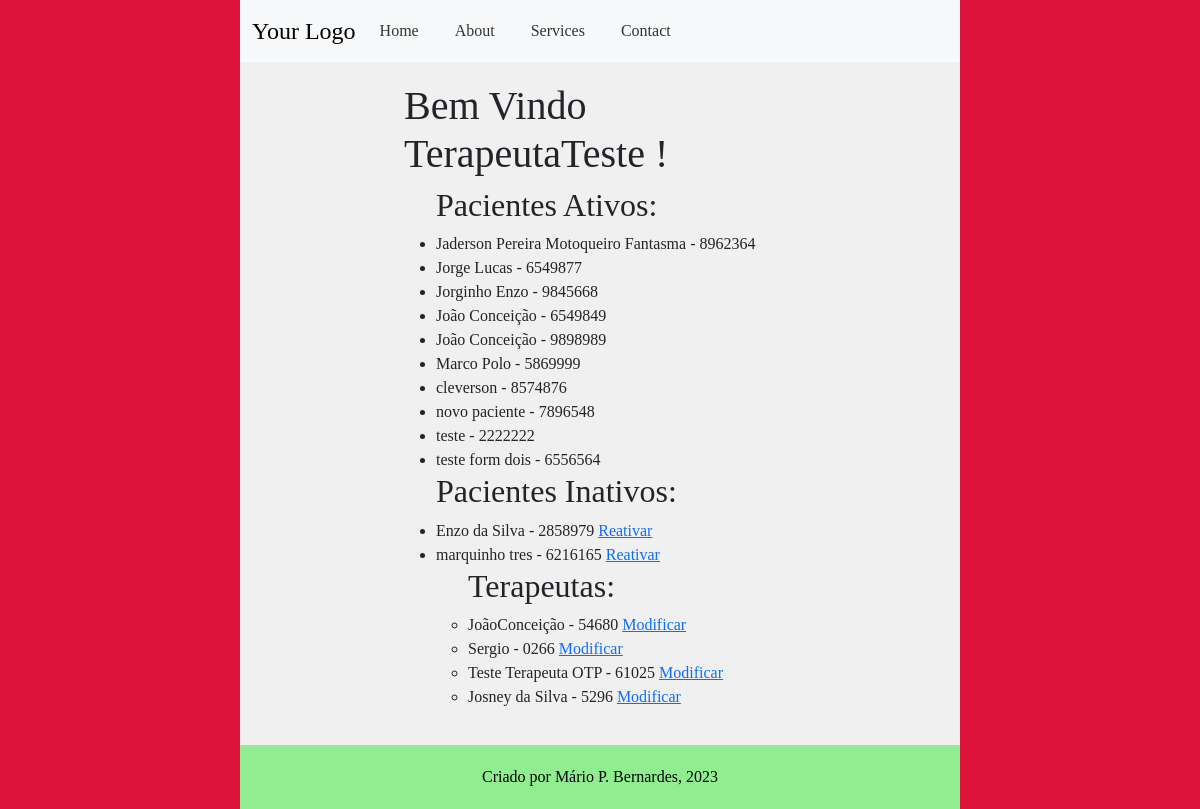
The page /main/indice_cadastros (signed in) on the database its author committed.
### accounts/models.py (models this page shows, shortened)
class CustomUser(AbstractUser):
    email = models.EmailField(unique=True, verbose_name='Email')
    phone_number = models.CharField(max_length=11, unique=True, verbose_name='Telefone', validators=[
        validate_numbers, MinLengthValidator(limit_value=11), MaxLengthValidator(limit_value=11)
    ])
    require_otp_login = models.BooleanField(null=False, default=True)  # TODO trocar pra False
    otp = models.CharField(max_length=6, null=True, blank=True)

### main/models.py (models this page shows, shortened)
class CadastroPacientes(models.Model):
    nome = models.CharField(verbose_name='Nome do Paciente', max_length=100,
                            validators=[validate_letters, MinLengthValidator(limit_value=5)])
    prontuario_numero = models.CharField(verbose_name='Nº de Prontuario', max_length=7,
                                         unique=True, validators=[validate_numbers, MinLengthValidator(limit_value=7)]
                                         )
    nascimento = models.DateField(verbose_name='Data de Nascimento', help_text='dd/mm/aaaa',
                                  validators=[validate_date_past])
    responsavel_legal = models.CharField(verbose_name='Responsável Legal', max_length=100,
                                         null=True, blank=True, validators=[validate_letters,
                                                                            MinLengthValidator(limit_value=5)])
    cpf_responsavel_legal = models.CharField(verbose_name='CPF do Responsável', max_length=11, blank=True, null=True,
                                             validators=[validate_numbers, MinLengthValidator(limit_value=11)])
    data_inicio = models.DateField(verbose_name='Data de Inicio', help_text='dd/mm/aaaa')
    data_final = models.DateField(verbose_name='Data do Desligamento', help_text='dd/mm/aaaa', blank=True, null=True,
                                  validators=[validate_date_past])
    desligado = models.BooleanField(verbose_name='Desligado', help_text='Paciente desligado', default=False)
    cpf_numero = models.CharField(verbose_name='CPF', max_length=11, unique=True,
                                  help_text="CPF de menores consta na Certidão de nascimento",
                                  validators=[validate_numbers, MinLengthValidator(limit_value=11)])
    MOD_CHOICES = (
        (0, 'Individual'),
        (1, 'Grupo'),
        (2, 'Casal'),
    )
    modalidade_atendimento = models.IntegerField(verbose_name='Modalidade', choices=MOD_CHOICES)
    grupo = models.ForeignKey(
        'CadastroGrupos',
        related_name='membros',
        on_delete=models.PROTECT,
        blank=True,
        null=True
    )
    convenio = models.ForeignKey(
        'ConveniosAceitos',
        related_name='pacientes',
        on_delete=models.PROTECT
    )
    carteirinha_convenio = models.CharField(verbose_name='Número do Convênio',
                                            max_length=50, blank=True, null=True,
                                            validators=[validate_numbers, MinLengthValidator(limit_value=7)])
    terapeuta = models.ForeignKey(
        'CadastroProfissionais',
        related_name='pacientes',
        on_delete=models.PROTECT
    )
    endereco_rua = models.CharField(verbose_name='Endereço', max_length=100,
                                    validators=[MinLengthValidator(limit_value=10)])
    endereco_bairro = models.CharField(verbose_name='Bairro', max_length=50,
                                       validators=[MinLengthValidator(limit_value=3)])
    endereco_numero = models.CharField(verbose_name='Número', max_length=7, validators=[validate_numbers])
    endereco_complemento = models.CharField(verbose_name='Complemento', max_length=100,
                                            validators=[MinLengthValidator(limit_value=4)])
    telefone_numero = models.CharField(verbose_name='Telefone', max_length=11,
                                       validators=[validate_numbers, MinLengthValidator(limit_value=11)])
    cidade = models.CharField(verbose_name='Cidade', max_length=100, validators=[validate_letters,
                                                                                 MinLengthValidator(limit_value=3)])
    cep_numero = models.CharField(verbose_name='CEP', max_length=8, validators=[validate_numbers,
                                                                                MinLengthValidator(limit_value=8)])
    email = models.EmailField(verbose_name='E-mail')
    observacoes = models.TextField(verbose_name='Observações', blank=True, null=True)
    objects = models.Manager()
    class Meta:
        verbose_name = 'Paciente'
        verbose_name_plural = 'Pacientes'
        ordering = ["nome"]
        permissions = [
            ('transfer_pac', 'Transferir Paciente (Terapeutas)'),
            ('deslig_pac', 'Desligar Paciente (Terapeutas)'),
            ('add_pac_group', 'Adicionar Paciente a Grupo (Terapeutas')
        ]

class CadastroProfissionais(models.Model):
    nome = models.CharField(verbose_name='Nome', max_length=100,
                            unique=True, editable=True, validators=[validate_letters])
    conselho_codigo = models.CharField(verbose_name='CRP', max_length=5, unique=True,
                                       editable=True, validators=[validate_numbers])
    STATUS_POS_CHOICES = (
        (0, 'Nível 1 - Incompleto'),
        (1, 'Nível 1 - Completo'),
        (2, 'Nível 2 - Incompleto'),
        (3, 'Nível 2 - Completo'),
        (4, 'Nível 3 - Incompleto'),
        (5, 'Nível 3 - Completo'),
    )
    pos_grad_status = models.IntegerField(verbose_name='Status Pós', choices=STATUS_POS_CHOICES, default=0)
    unimed_codigo = models.CharField(verbose_name='Número cadastro Unimed', max_length=6,
                                     unique=True, editable=True, validators=[validate_numbers])
    email = models.EmailField(verbose_name='Email', editable=True)
    telefone_numero = models.CharField(verbose_name='Telefone', max_length=11,
                                       editable=True, validators=[validate_numbers])
    endereco_rua = models.CharField(verbose_name='Endereço', max_length=100)
    endereco_bairro = models.CharField(verbose_name='Bairro', max_length=50)
    endereco_numero = models.CharField(verbose_name='Número', max_length=7, validators=[validate_numbers])
    endereco_complemento = models.CharField(verbose_name='Complemento', max_length=100)
    cidade = models.CharField(verbose_name='Cidade', max_length=20, validators=[validate_letters,
                                                                                MinLengthValidator(limit_value=3)])
    cep_numero = models.CharField(verbose_name='CEP', max_length=8, validators=[validate_numbers,
                                                                                MinLengthValidator(limit_value=8)])
    nascimento_data = models.DateField(verbose_name='Data de Nascimento', help_text='dd/mm/aaaa',
                                       validators=[validate_date_past])
    cpf_numero = models.CharField(verbose_name='CPF', unique=True, validators=[validate_numbers], max_length=11)
    rg_numero = models.CharField(verbose_name='Número RG', max_length=12,
                                 validators=[MinLengthValidator(limit_value=6)])
    rg_emissor = models.CharField(verbose_name='Orgão Emissor RG', max_length=50)
    usuario_codigo = models.ForeignKey(
        CustomUser,
        related_name='Terapeutas',
        on_delete=models.PROTECT
    )
    objects = models.Manager()
    class Meta:
        verbose_name = 'Terapeuta'
        verbose_name_plural = 'Terapeutas'
        permissions = [
            ('add_terapeuta', 'Adicionar novos Usuários (Administrativos)')
        ]

### main/views.py (the view)
# urls.py: path('indice_cadastros', index_perfil, name='index-perfil'),
@login_required(login_url="/main/login")
def index_perfil(request: HttpRequest):
    pacientes_ativos = filter_active_pacientes()
    pacientes_inativos = filter_inactive_pacientes()
    terapeutas = CadastroProfissionais.objects.all
    context = {
        'lis_pacientes_ativos': pacientes_ativos,
        'lis_pacientes_inativos': pacientes_inativos,
        'list_terapeutas': terapeutas
    }
    return render(request, 'list_perfils.html', context)

### main/services/pacientes_services.py (called while the page is built)
def filter_active_pacientes() -> QuerySet:
    active_pacientes = CadastroPacientes.objects.filter(desligado=False)
    return active_pacientes

def filter_inactive_pacientes() -> QuerySet:
    inactive_pacientes = CadastroPacientes.objects.filter(desligado=True)
    return inactive_pacientes

### main/templates/list_perfils.html (shortened to what this page needs)
{% extends 'middleman1.html' %}
{% load bootstrap5 %}
{% load static%}
{% block content %}
<h1>Bem Vindo {{ request.user.username }} ! </h1>
    <ul>
        <h2> Pacientes Ativos: </h2>
        {% for paciente in lis_pacientes_ativos %}
            <li>
                {{ paciente.nome }} - {{ paciente.prontuario_numero }}
            </li>
        {% empty %}
            <li>No entries found.</li>
        {% endfor %}
        <h2> Pacientes Inativos: </h2>
        {% for paciente in lis_pacientes_inativos %}
            <li>
                {{ paciente.nome }} - {{ paciente.prontuario_numero }}
                <a href="{% url 'main:religamento' prontuario_numero=paciente.prontuario_numero %}"> Reativar </a> <br>
            </li>
        {% empty %}
            <li>No entries found.</li>
        {% endfor %}
    <ul>
        <h2> Terapeutas: </h2>
        {% for terapeuta in list_terapeutas %}
            <li>
                {{ terapeuta.nome }} - {{ terapeuta.conselho_codigo }}
                <a href="{% url 'main:mod_info_prof' terapeuta_codigo=terapeuta.conselho_codigo %}"> Modificar </a> <br>
            </li>
        {% empty %}
            <li>No entries found.</li>
        {% endfor %}
    </ul>
        {% endblock %}

### main/static/main_style.css (style rules this page uses)
body { font-family: 'Times New Roman', Times, serif; font-size: 16px; background-color: #f0f0f0; margin: 0; padding: 0; }

### rows shown on the page
CustomUser: user.username "TerapeutaTeste"
CadastroPacientes: nome "Jaderson Pereira Motoqueiro Fantasma", prontuario_numero "8962364"
CadastroPacientes: nome "Jorge Lucas", prontuario_numero "6549877"
CadastroPacientes: nome "Jorginho Enzo", prontuario_numero "9845668"
CadastroPacientes: nome "João Conceição", prontuario_numero "6549849"
CadastroPacientes: nome "João Conceição", prontuario_numero "9898989"
CadastroPacientes: nome "Marco Polo", prontuario_numero "5869999"
CadastroPacientes: nome "cleverson", prontuario_numero "8574876"
CadastroPacientes: nome "novo paciente", prontuario_numero "7896548"
CadastroPacientes: nome "teste", prontuario_numero "2222222"
CadastroPacientes: nome "teste form dois", prontuario_numero "6556564"
CadastroPacientes: nome "Enzo da Silva", prontuario_numero "2858979"
CadastroPacientes: nome "marquinho tres", prontuario_numero "6216165"
CadastroProfissionais: nome "JoãoConceição", conselho_codigo "54680"
CadastroProfissionais: nome "Sergio", conselho_codigo "0266"
CadastroProfissionais: nome "Teste Terapeuta OTP", conselho_codigo "61025"
CadastroProfissionais: nome "Josney da Silva", conselho_codigo "5296"
